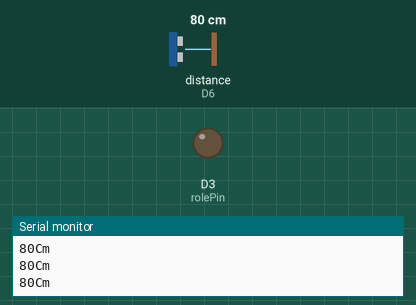
Recording of a sketch running on a simulated ESP8266 (NodeMCU). On the bench: output pins drawn as LEDs (lit = HIGH), the last lines printed to the serial monitor. Wiring (inferred from the names in the program): ultrasonic range finder: trigger D5; echo D6. Dashed ring = blinking. The test bench sets the inputs (shaded band); at power-on: distance to the obstacle (sensor on D6) 80 cm. The echo pulse lasts 58.3 µs per cm; WiFi joins after 1.5 s; servers stay silent unless stated; pins used as bus, display or sensor lines are not drawn.

Above: at 3.0 s.
3.1 s: distance to the obstacle (sensor on D6) set to 16 cm
4.6 s: distance to the obstacle (sensor on D6) set to 13 cm
At 4.83 s:
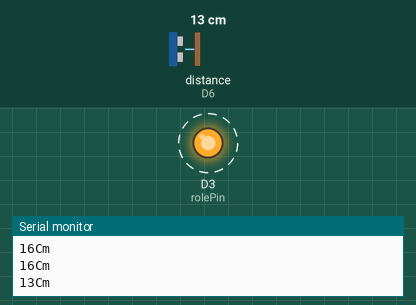
7.6 s: distance to the obstacle (sensor on D6) set to 18 cm
At 8.4 s:
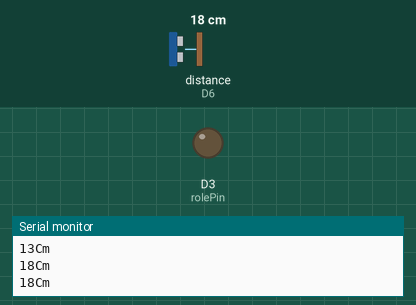
9.1 s: distance to the obstacle (sensor on D6) set to 2 cm
At 9.64 s:
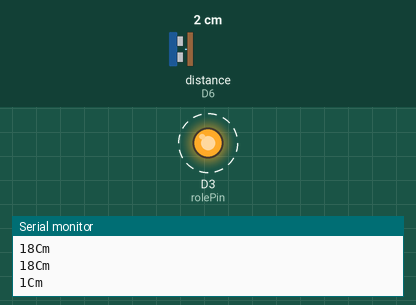
Timing chart, 0 to 13.1 s (numbered marks = the images above; inputs shaded):
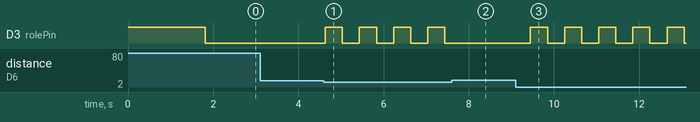

Measured:
- the behaviour switches between 15 and 14 cm on distance to the obstacle (sensor on D6) (found by bisection; images 0 and 1)
- after the input at 4.6 s, D3 (rolePin): alternates HIGH for 0.40 s and LOW for 0.40 s, starting at once
- after the input at 7.6 s, D3 (rolePin): stops changing and stays LOW
- after the input at 9.1 s, D3 (rolePin): alternates HIGH for 0.40 s and LOW for 0.40 s, starting after 0.35 s

The sketch:

sensor_led.ino
```cpp
#define BLYNK_PRINT Serial


#include <ESP8266WiFi.h>
#include <BlynkSimpleEsp8266.h>
#define TRIGGERPIN D5
#define ECHOPIN    D6
#define rolePin 0

int sayac = 0;
bool role = 1;

// You should get Auth Token in the Blynk App.
// Go to the Project Settings (nut icon).
char auth[] = "OOIf08f_mrjdIzj4KQyFw9GTQiCPsRqt";
// Your WiFi credentials.
// Set password to "" for open networks.
char ssid[] = "HIKMET";
char pass[] = "1999_XqC_2001";

WidgetLCD lcd(V1);

void setup()
{
  pinMode(rolePin, OUTPUT);
  // Debug console
  Serial.begin(115200);
  pinMode(TRIGGERPIN, OUTPUT);
  pinMode(ECHOPIN, INPUT);
  digitalWrite(rolePin, role);

  Blynk.begin(auth, ssid, pass);
  // You can also specify server:
  //Blynk.begin(auth, ssid, pass, "blynk-cloud.com", 8442);
  //Blynk.begin(auth, ssid, pass, IPAddress(192,168,1,100), 8442);

  lcd.clear(); //Use it to clear the LCD Widget
  lcd.print(0, 0, "Distance in cm"); // use: (position X: 0-15, position Y: 0-1, "Message you want to print")
  // Please use timed events when LCD printintg in void loop to avoid sending too many commands
  // It will cause a FLOOD Error, and connection will be dropped
}

void loop()
{
  lcd.clear();
  lcd.print(0, 0, "Distance in cm"); // use: (position X: 0-15, position Y: 0-1, "Message you want to print")
  long duration, distance;
  digitalWrite(TRIGGERPIN, LOW);
  delayMicroseconds(3);

  digitalWrite(TRIGGERPIN, HIGH);
  delayMicroseconds(12);

  digitalWrite(TRIGGERPIN, LOW);
  duration = pulseIn(ECHOPIN, HIGH);
  distance = (duration / 2) / 29.1;
  Serial.print(distance);
  Serial.println("Cm");
  lcd.print(7, 1, distance);

  if (distance < 15){

    sayac = sayac + 1;
  }
  if (sayac % 2 == 1) {
    digitalWrite(rolePin, HIGH);
  }
  if (sayac % 2 == 0) {
    digitalWrite(rolePin, LOW);
  }
  delay (400);
}
```
